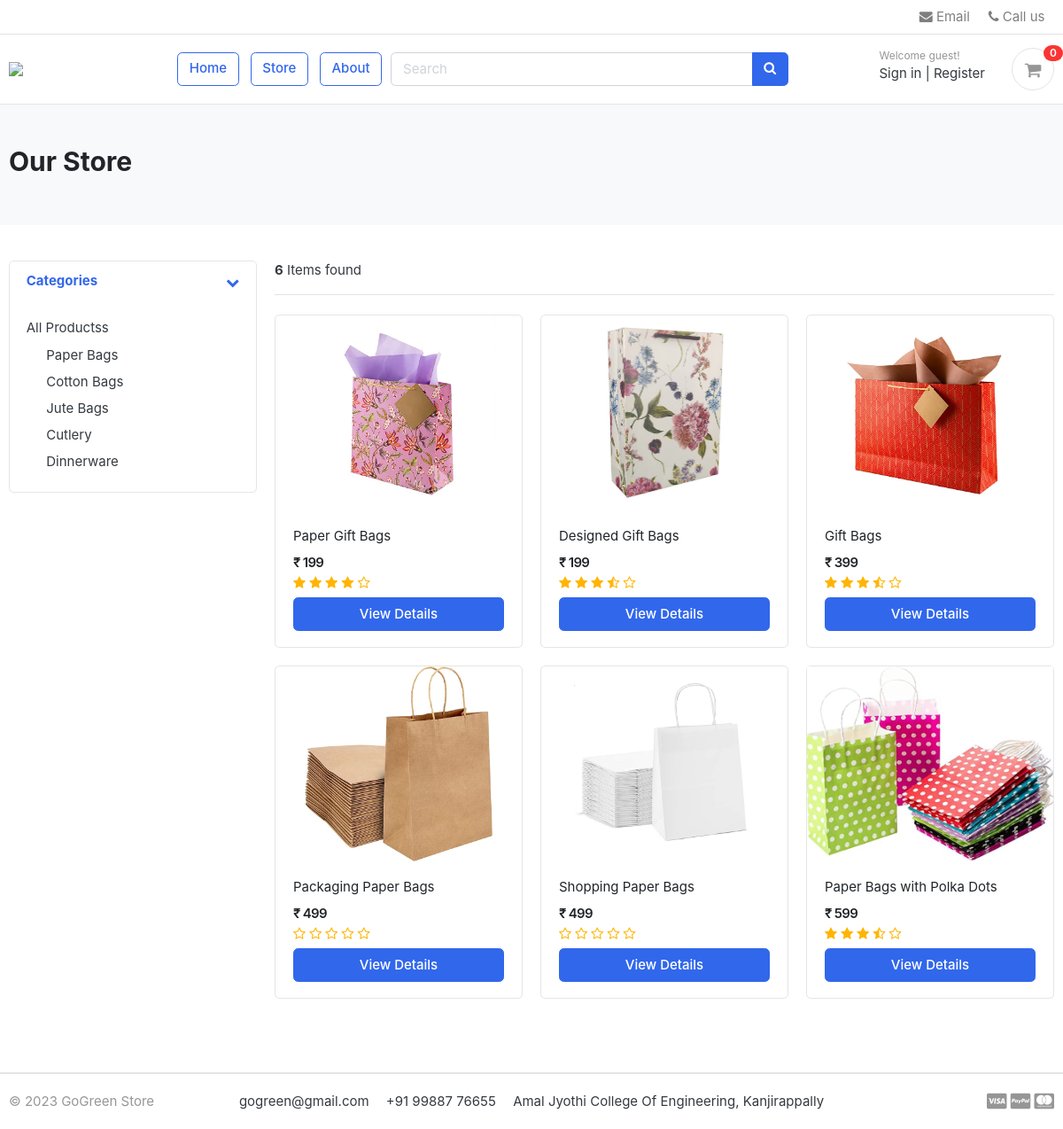
The app's page /store/category/paper-bags/, older data.
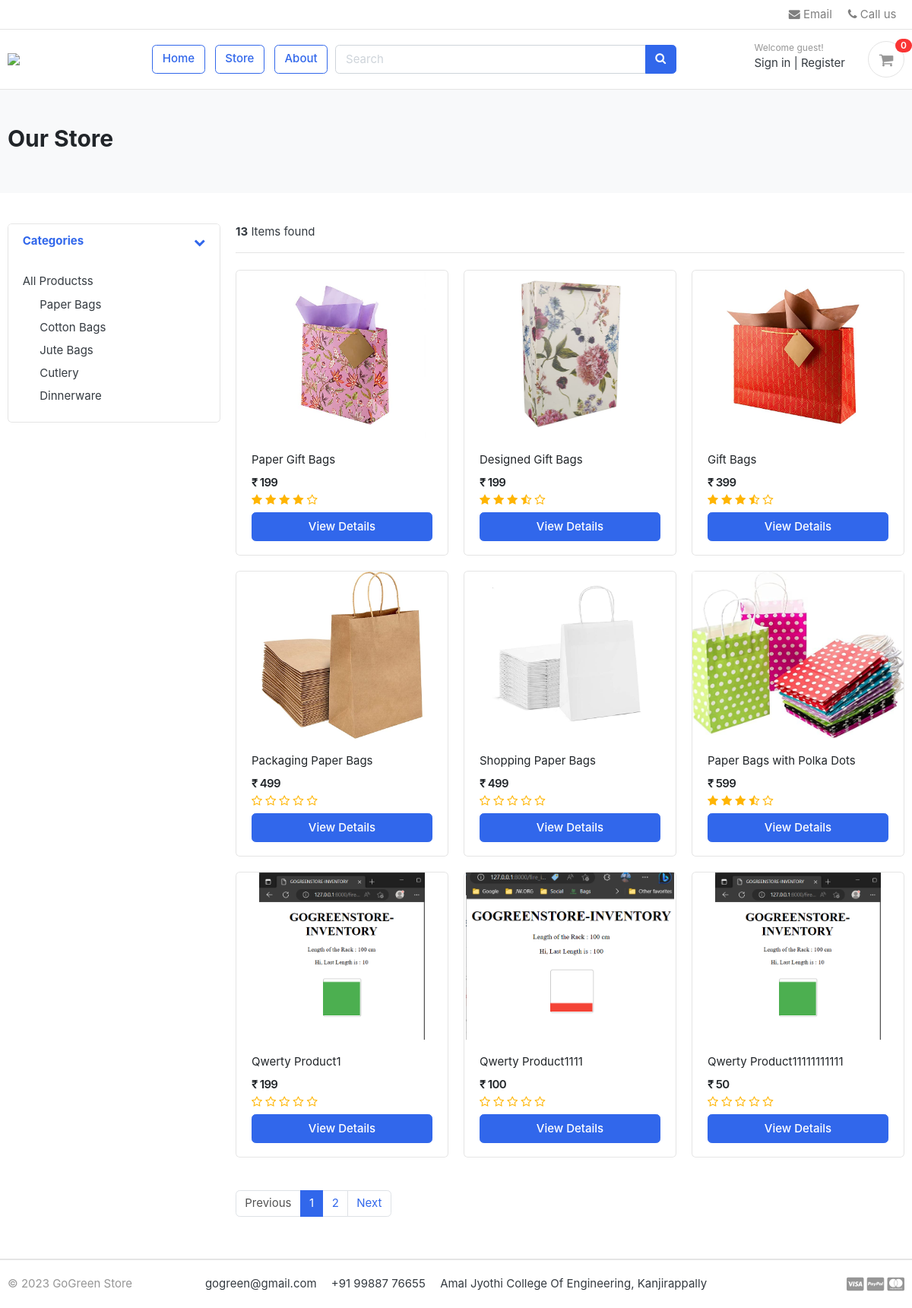
The same page, newer data.
### category/models.py (models this page shows, shortened)
class Category(models.Model):
    category_name = models.CharField(max_length=50)
    slug = models.SlugField(max_length=100, unique=True)
    description = models.TextField(max_length=255)
    cat_image = models.ImageField(upload_to='photos/categories', blank=True)
    class Meta:
        verbose_name= 'category'
        verbose_name_plural='categories'
    def get_url(self):
        return reverse('products_by_category', args=[self.slug])

### store/models.py (models this page shows, shortened)
class Product(models.Model):
    product_name    = models.CharField(max_length=200, unique=True)
    slug            = models.SlugField(max_length=200, unique=True,null=True)
    description     = models.TextField(max_length=500, blank=True)
    price           = models.IntegerField()
    images          = models.ImageField(upload_to='photos/products')
    stock           = models.IntegerField()
    is_available    = models.BooleanField(default=True)
    category        = models.ForeignKey(Category, on_delete=models.CASCADE)
    created_date    = models.DateTimeField(auto_now_add=True)
    modified_date   = models.DateTimeField(auto_now=True)
    seller_id = models.IntegerField(blank=True,null=True)
    def get_url(self):
        return reverse('product_detail', args=[self.category.slug, self.slug])
    def averageReview(self):
        reviews = ReviewRating.objects.filter(product=self, status=True).aggregate(average=Avg('rating'))
        avg = 0
        if reviews['average'] is not None:
            avg = float(reviews['average'])
        return avg

### store/views.py (the view)
# urls.py: path('store/', include('store.urls')),
def store(request, category_slug=None):
    categories = None
    products = None
    auto_search = Product.objects.all()
    if category_slug != None:
        categories = get_object_or_404(Category, slug=category_slug)
        products = Product.objects.filter(category=categories, is_available=True)
        paginator = Paginator(products, 9)
        page = request.GET.get('page')
        paged_products = paginator.get_page(page)
        product_count = products.count()
    if category_slug == None:
        products = Product.objects.all().filter(is_available=True).order_by('id')
        paginator = Paginator(products, 9)
        page = request.GET.get('page')
        paged_products = paginator.get_page(page)
        product_count = products.count()
    context = {'products': paged_products, 'product_count': product_count, 'auto_search':auto_search}
    return render(request, 'store/store.html', context,)

### carts/context_processors.py (called while the page is built)
def counter(request):
    cart_count = 0
    if 'admin' in request.path:
        return {}
    else:
        try:
            cart = Cart.objects.filter(cart_id=_cart_id(request))
            if request.user.is_authenticated:
                cart_items = CartItem.objects.all().filter(user=request.user)
            else:
                cart_items = CartItem.objects.all().filter(cart=cart[:1])
            for cart_item in cart_items:
                cart_count += cart_item.quantity
        except Cart.DoesNotExist:
            cart_count = 0
    return dict(cart_count=cart_count)

### carts/views.py (called while the page is built)
def _cart_id(request):
    cart = request.session.session_key
    if not cart:
        cart = request.session.create()
    return cart

### category/context_processors.py (called while the page is built)
def menu_links(request):
    links = Category.objects.all()
    return dict(links=links)

### templates/store/store.html (shortened to what the changed rows need)
{% extends 'base.html' %}
{% load static %}
{% block content %}
    <section class="section-pagetop bg">
        <div class="container">
            {% if 'search' in request.path %}
                <h2 class="title-page">Search Result</h2>
            {% else %}
                <h2 class="title-page">Our Store</h2>
            {% endif %}
        </div>
    </section>
    <section class="section-content padding-y">
        <div class="container">
            <div class="row">
                <aside class="col-md-3">
                    <div class="card">
                        <article class="filter-group">
                            <div class="filter-content collapse show" id="collapse_1" style="">
                                <div class="card-body">
                                    <ul class="list-menu">
                                        <li><a href="{% url 'store' %}">All Productss</a></li>
                                        {% for category in links %}
                                            <a class="dropdown-item"
                                               href="{{ category.get_url }}">{{ category.category_name }}</a>
                                        {% endfor %}
                                    </ul>
                                </div>
                            </div>
                        </article>
                    </div>
                </aside>
                <main class="col-md-9">
                    <header class="border-bottom mb-4 pb-3">
                        <div class="form-inline">
                            <span class="mr-md-auto"><b>{{ product_count }}</b> Items found </span>
                        </div>
                    </header>
                    <div class="row">
                        {% if products %}
                            {% for product in products %}
                                <div class="col-md-4">
                                    <figure class="card card-product-grid">
                                        <div class="img-wrap">
                                            <a href="{{ product.get_url }}"><img src="{{ product.images.url }}"></a>
                                        </div>
                                        <figcaption class="info-wrap">
                                            <div class="fix-height">
                                                <a href="{{ product.get_url }}"
                                                   class="title">{{ product.product_name }}</a>
                                                <div class="price-wrap mt-2">
                                                    <span class="price">₹ {{ product.price }}</span>
                                                </div>
                                                <div class="rating-star">
                                                    <span>
                                                        <i class="fa fa-star{% if product.averageReview < 0.5 %}-o{% elif product.averageReview >= 0.5 and product.averageReview < 1 %}-half-o {% endif %}"
                                                           aria-hidden="true"></i>
                                                        <i class="fa fa-star{% if product.averageReview < 1.5 %}-o{% elif product.averageReview >= 1.5 and product.averageReview < 2 %}-half-o {% endif %}"
                                                           aria-hidden="true"></i>
                                                        <i class="fa fa-star{% if product.averageReview < 2.5 %}-o{% elif product.averageReview >= 2.5 and product.averageReview < 3 %}-half-o {% endif %}"
                                                           aria-hidden="true"></i>
                                                        <i class="fa fa-star{% if product.averageReview < 3.5 %}-o{% elif product.averageReview >= 3.5 and product.averageReview < 4 %}-half-o {% endif %}"
                                                           aria-hidden="true"></i>
                                                        <i class="fa fa-star{% if product.averageReview < 4.5 %}-o{% elif product.averageReview >= 4.5 and product.averageReview < 5 %}-half-o {% endif %}"
                                                           aria-hidden="true"></i>
                                                        </span>
                                                </div>
                                            </div>
                                            <a href="{{ product.get_url }}" class="btn btn-block btn-primary">View
                                                Details </a>
                                        </figcaption>
                                    </figure>
                                </div>
                            {% endfor %}
                        {% else %}
                            <div>
                                <h2>No result found. Please try again.</h2>
                            </div>
                        {% endif %}
                    </div>
                    <nav class="mt-4" aria-label="Page navigation sample">
                        {% if products.has_other_pages %}
                            <ul class="pagination">
                                {% if products.has_previous %}
                                    <li class="page-item"><a class="page-link"
                                                             href="?page={{ products.previous_page_number }}">Previous</a>
                                    </li>
                                {% else %}
                                    <li class="page-item disabled"><a class="page-link" href="#">Previous</a></li>
                                {% endif %}
                                {% for i in products.paginator.page_range %}
                                    {% if products.number == i %}
                                        <li class="page-item active"><a class="page-link" href="#">{{ i }}</a></li>
                                    {% else %}
                                        <li class="page-item"><a class="page-link" href="?page={{ i }}">{{ i }}</a></li>
                                    {% endif %}
                                {% endfor %}
                                {% if products.has_next %}
                                    <li class="page-item"><a class="page-link"
                                                             href="?page={{ products.next_page_number }}">Next</a></li>
                                {% else %}
                                    <li class="page-item disabled"><a class="page-link" href="#">Next</a></li>
                                {% endif %}
                            </ul>
                        {% endif %}
                    </nav>
                </main>
            </div>
        </div>
    </section>
{% endblock %}

Row changes from the older to the newer data that the page shows:
added Product: images (picture), product_name "Qwerty Product1", price "199"
added Product: images (picture), product_name "Qwerty Product1111", price "100"
added Product: images (picture), product_name "Qwerty Product11111111111", price "50"
Text that changed along with them:
{{ product_count }}: "6" → "13"
text now shown: "Previous Next"
new list line: "1"
new list line: "2"
